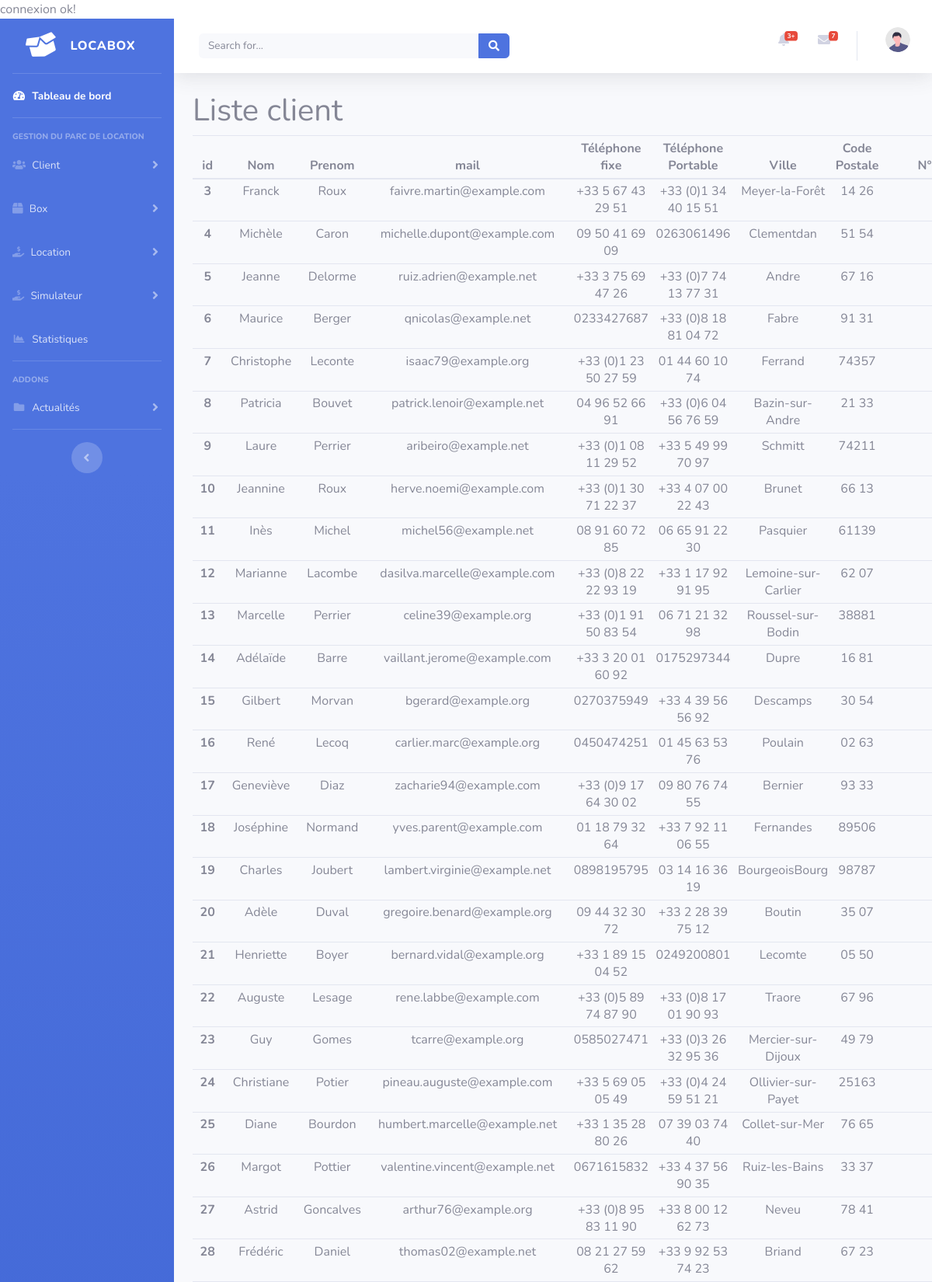
Page /admin/client/index.php (upper part) on the committed database.
### tables this page shows
CREATE TABLE IF NOT EXISTS `client` (
  `id` int NOT NULL AUTO_INCREMENT,
  `nom` varchar(255) NOT NULL,
  `prenom` varchar(255) NOT NULL,
  `mail` varchar(255) NOT NULL,
  `telephone_fixe` varchar(255) NOT NULL,
  `telephone_portable` varchar(255) NOT NULL,
  `ville` varchar(255) NOT NULL,
  `code_postal` varchar(5) NOT NULL,
  `n°SIRET` varchar(255) DEFAULT NULL,
  `denomination_social` varchar(255) DEFAULT NULL,
  `statut` tinyint(1) NOT NULL,
  PRIMARY KEY (`id`)
);

### admin/client/index.php (the view, shortened to what this page needs)
<?php
include '../Class/Client.php';
include '../inc/inc.php';
include '../inc/sidebar.php';
include '../inc/topbar.php';
$sql= "SELECT * FROM client WHERE  statut=0 ";
$requete=$bdd->prepare($sql);
$requete->execute();
 $requete->setFetchMode(PDO::FETCH_CLASS, 'Client');
$clients=$requete->fetchAll();
?>
  </head>
  <body>
    <h1>Liste client</h1>
    <table class="table table-sm text-center">
  <thead>
    <tr>
      <th scope="col">id</th>
      <th scope="col">Nom</th>
      <th scope="col">Prenom</th>
      <th scope="col">mail</th>
      <th scope="col">Téléphone fixe</th>
      <th scope="col">Téléphone Portable</th>
      <th scope="col">Ville</th>
      <th scope="col">Code Postale</th>
      <th scope="col">N°Siret</th>
    </tr>
  </thead>
  <?php foreach ($clients as $client): ?>
                <tr>
                    <th scope="row"><?php echo $client->id  ?></th>
                    <td><?php echo $client->nom ?></td>
                    <td><?php echo $client->prenom ?></td>
                    <td><?php echo $client->mail ?></td>
                    <td><?php echo $client->telephone_fixe  ?></td>
                    <td><?php echo $client->telephone_portable  ?></td>
                    <td><?php echo $client->ville  ?></td>
                    <td><?php echo $client->code_postal  ?></td>
                    <td><?php echo $client->n°SIRET  ?></td>
                </tr>
            <?php endforeach; ?>
</table>
<?php
include '../inc/footer.php';
include '../inc/bottom.php';
?>

### rows in the picture
client: id "3", nom "Franck", prenom "Roux", mail "faivre.martin@example.com", telephone_fixe "+33 5 67 43 29 51", telephone_portable "+33 (0)1 34 40 15 51", ville "Meyer-la-Forêt", code_postal "14 26"
client: id "4", nom "Michèle", prenom "Caron", mail "michelle.dupont@example.com", telephone_fixe "09 50 41 69 09", telephone_portable "0263061496", ville "Clementdan", code_postal "51 54"
client: id "5", nom "Jeanne", prenom "Delorme", mail "ruiz.adrien@example.net", telephone_fixe "+33 3 75 69 47 26", telephone_portable "+33 (0)7 74 13 77 31", ville "Andre", code_postal "67 16"
client: id "6", nom "Maurice", prenom "Berger", mail "qnicolas@example.net", telephone_fixe "0233427687", telephone_portable "+33 (0)8 18 81 04 72", ville "Fabre", code_postal "91 31"
client: id "7", nom "Christophe", prenom "Leconte", mail "isaac79@example.org", telephone_fixe "+33 (0)1 23 50 27 59", telephone_portable "01 44 60 10 74", ville "Ferrand", code_postal "74357"
client: id "8", nom "Patricia", prenom "Bouvet", mail "patrick.lenoir@example.net", telephone_fixe "04 96 52 66 91", telephone_portable "+33 (0)6 04 56 76 59", ville "Bazin-sur-Andre", code_postal "21 33"
client: id "9", nom "Laure", prenom "Perrier", mail "aribeiro@example.net", telephone_fixe "+33 (0)1 08 11 29 52", telephone_portable "+33 5 49 99 70 97", ville "Schmitt", code_postal "74211"
client: id "10", nom "Jeannine", prenom "Roux", mail "herve.noemi@example.com", telephone_fixe "+33 (0)1 30 71 22 37", telephone_portable "+33 4 07 00 22 43", ville "Brunet", code_postal "66 13"
client: id "11", nom "Inès", prenom "Michel", mail "michel56@example.net", telephone_fixe "08 91 60 72 85", telephone_portable "06 65 91 22 30", ville "Pasquier", code_postal "61139"
client: id "12", nom "Marianne", prenom "Lacombe", mail "dasilva.marcelle@example.com", telephone_fixe "+33 (0)8 22 22 93 19", telephone_portable "+33 1 17 92 91 95", ville "Lemoine-sur-Carlier", code_postal "62 07"
client: id "13", nom "Marcelle", prenom "Perrier", mail "celine39@example.org", telephone_fixe "+33 (0)1 91 50 83 54", telephone_portable "06 71 21 32 98", ville "Roussel-sur-Bodin", code_postal "38881"
client: id "14", nom "Adélaïde", prenom "Barre", mail "vaillant.jerome@example.com", telephone_fixe "+33 3 20 01 60 92", telephone_portable "0175297344", ville "Dupre", code_postal "16 81"
client: id "15", nom "Gilbert", prenom "Morvan", mail "bgerard@example.org", telephone_fixe "0270375949", telephone_portable "+33 4 39 56 56 92", ville "Descamps", code_postal "30 54"
client: id "16", nom "René", prenom "Lecoq", mail "carlier.marc@example.org", telephone_fixe "0450474251", telephone_portable "01 45 63 53 76", ville "Poulain", code_postal "02 63"
client: id "17", nom "Geneviève", prenom "Diaz", mail "zacharie94@example.com", telephone_fixe "+33 (0)9 17 64 30 02", telephone_portable "09 80 76 74 55", ville "Bernier", code_postal "93 33"
client: id "18", nom "Joséphine", prenom "Normand", mail "yves.parent@example.com", telephone_fixe "01 18 79 32 64", telephone_portable "+33 7 92 11 06 55", ville "Fernandes", code_postal "89506"
client: id "19", nom "Charles", prenom "Joubert", mail "lambert.virginie@example.net", telephone_fixe "0898195795", telephone_portable "03 14 16 36 19", ville "BourgeoisBourg", code_postal "98787"
client: id "20", nom "Adèle", prenom "Duval", mail "gregoire.benard@example.org", telephone_fixe "09 44 32 30 72", telephone_portable "+33 2 28 39 75 12", ville "Boutin", code_postal "35 07"
client: id "21", nom "Henriette", prenom "Boyer", mail "bernard.vidal@example.org", telephone_fixe "+33 1 89 15 04 52", telephone_portable "0249200801", ville "Lecomte", code_postal "05 50"
client: id "22", nom "Auguste", prenom "Lesage", mail "rene.labbe@example.com", telephone_fixe "+33 (0)5 89 74 87 90", telephone_portable "+33 (0)8 17 01 90 93", ville "Traore", code_postal "67 96"
client: id "23", nom "Guy", prenom "Gomes", mail "tcarre@example.org", telephone_fixe "0585027471", telephone_portable "+33 (0)3 26 32 95 36", ville "Mercier-sur-Dijoux", code_postal "49 79"
client: id "24", nom "Christiane", prenom "Potier", mail "pineau.auguste@example.com", telephone_fixe "+33 5 69 05 05 49", telephone_portable "+33 (0)4 24 59 51 21", ville "Ollivier-sur-Payet", code_postal "25163"
client: id "25", nom "Diane", prenom "Bourdon", mail "humbert.marcelle@example.net", telephone_fixe "+33 1 35 28 80 26", telephone_portable "07 39 03 74 40", ville "Collet-sur-Mer", code_postal "76 65"
client: id "26", nom "Margot", prenom "Pottier", mail "valentine.vincent@example.net", telephone_fixe "0671615832", telephone_portable "+33 4 37 56 90 35", ville "Ruiz-les-Bains", code_postal "33 37"
client: id "27", nom "Astrid", prenom "Goncalves", mail "arthur76@example.org", telephone_fixe "+33 (0)8 95 83 11 90", telephone_portable "+33 8 00 12 62 73", ville "Neveu", code_postal "78 41"
client: id "28", nom "Frédéric", prenom "Daniel", mail "thomas02@example.net", telephone_fixe "08 21 27 59 62", telephone_portable "+33 9 92 53 74 23", ville "Briand", code_postal "67 23"
